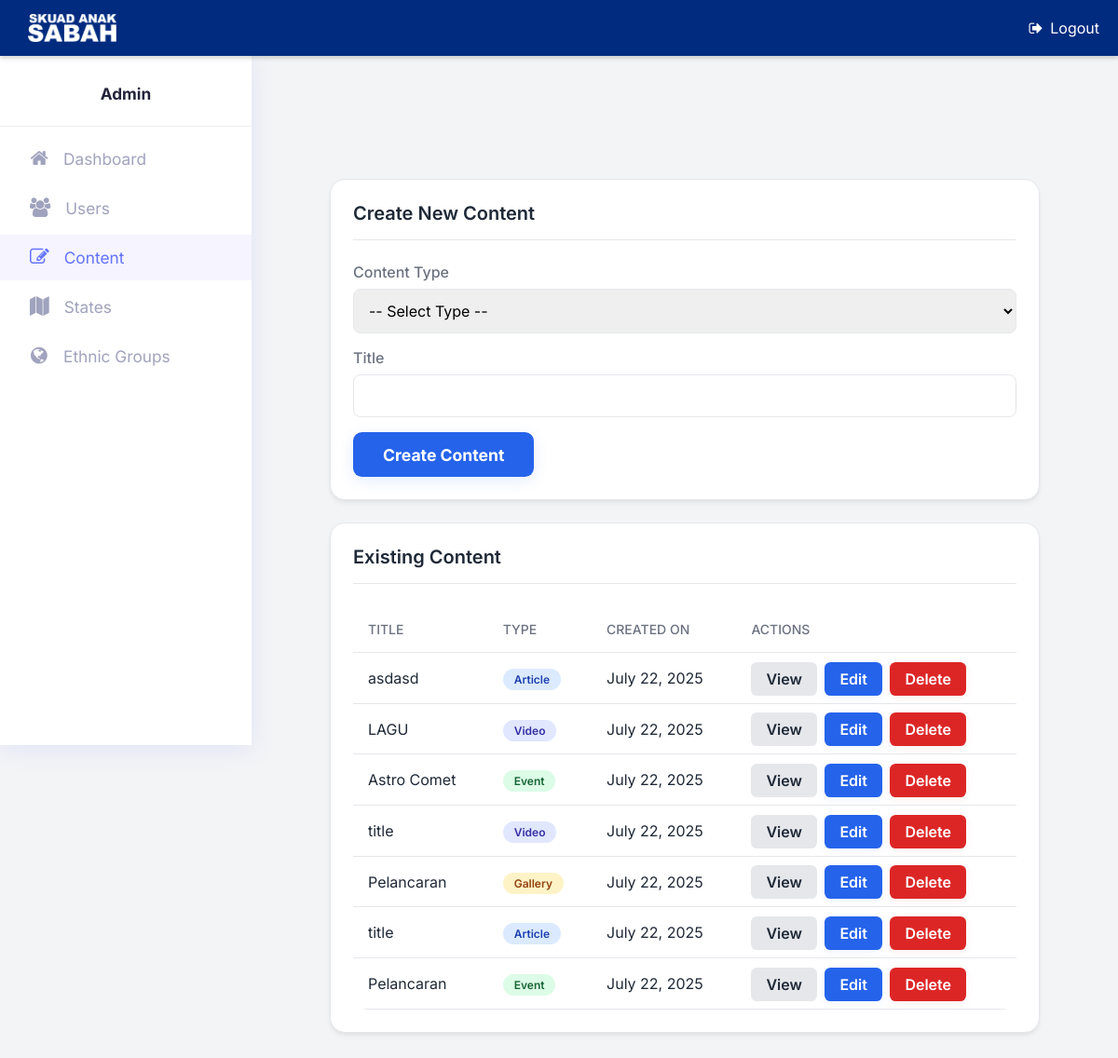
Screenshot of /admin/content_dashboard.php (signed in) with the database file from the repository.
### tables this page shows
CREATE TABLE `content` (
  `id` int(11) NOT NULL,
  `content_type` enum('event','article','gallery','video') NOT NULL,
  `title` varchar(255) NOT NULL,
  `created_at` timestamp NOT NULL DEFAULT current_timestamp()
);

### php/content.php (called while the page is built, shortened)
<?php
class Content
{
    private $conn;
    public function __construct($db)
    {
        $this->conn = $db;
    }
    public function getAll($limit = 9, $offset = 0, $type = null)
    {
        $whereClause = '';
        $query = "
            SELECT
                c.id,
                c.content_type,
                c.title,
                c.created_at,
                a.body as article_body,
                e.event_date,
                e.banner_url,
                (SELECT image_src FROM gallery_images gi WHERE gi.gallery_id = g.id ORDER BY gi.sort_order ASC LIMIT 1) as gallery_thumbnail,
                v.embedded_src,
                (SELECT COUNT(*) FROM likes l WHERE l.content_id = c.id) as like_count,
                (SELECT COUNT(*) FROM comments co WHERE co.content_id = c.id) as comment_count
            FROM
                content c
            LEFT JOIN
                articles a ON c.id = a.content_id AND c.content_type = 'article'
            LEFT JOIN
                events e ON c.id = e.content_id AND c.content_type = 'event'
            LEFT JOIN
                galleries g ON c.id = g.content_id AND c.content_type = 'gallery'
            LEFT JOIN
                videos v ON c.id = v.content_id AND c.content_type = 'video'
            {$whereClause}
            ORDER BY
                c.created_at DESC
            LIMIT :limit OFFSET :offset
        ";
        $stmt = $this->conn->prepare($query);
        $stmt->bindParam(':limit', $limit, PDO::PARAM_INT);
        $stmt->bindParam(':offset', $offset, PDO::PARAM_INT);
        $stmt->execute();
        return $stmt->fetchAll(PDO::FETCH_ASSOC);
    }
}

### admin/content_dashboard.php (the view, shortened to what this page needs)
<?php
require_once '../php/admin_auth_check.php';
require_once '../php/content.php';
$database = new Database();
$db = $database->connect();
$content = new Content($db);
$allContent = $content->getAll();
include_once 'admin_header.php';
?>
<div class="dashboard-wrapper">
    <div class="card">
        <h2 class="card-title">Create New Content</h2>
        <form action="content_dashboard.php" method="POST" enctype="multipart/form-data">
            <div class="form-group">
                <label for="content_type">Content Type</label>
                <select name="content_type" id="content_type" class="form-control" required>
                    <option value="">-- Select Type --</option>
                </select>
            </div>
            <div class="form-group">
                <label for="title">Title</label>
                <input type="text" name="title" id="title" class="form-control" required>
            </div>
            <button type="submit" name="create_content" class="btn btn-primary" style="font-weight:700;padding:0.85rem 2rem;font-size:1.1rem;border-radius:0.6rem;box-shadow:0 4px 16px rgba(37,99,235,0.12);transition:background 0.2s;">Create Content</button>
        </form>
    </div>
    <div class="card">
        <h2 class="card-title">Existing Content</h2>
        <table>
            <thead>
                <tr>
                    <th>Title</th>
                    <th>Type</th>
                    <th>Created On</th>
                    <th>Actions</th>
                </tr>
            </thead>
            <tbody>
                <?php if (empty($allContent)): ?>
                    <tr>
                        <td colspan="4" style="text-align: center;">No content found.</td>
                    </tr>
                <?php else: ?>
                    <?php foreach ($allContent as $item): ?>
                        <tr id="content-row-<?php echo $item['id']; ?>">
                            <td><?php echo htmlspecialchars($item['title']); ?></td>
                            <td>
                                <span class="badge badge-<?php echo htmlspecialchars($item['content_type']); ?>">
                                    <?php echo htmlspecialchars($item['content_type']); ?>
                                </span>
                            </td>
                            <td><?php echo date('F j, Y', strtotime($item['created_at'])); ?></td>
                            <td>
                                <a href="../view.php?id=<?php echo $item['id']; ?>" target="_blank" class="btn btn-secondary" style="margin-right:4px;font-weight:600;padding:0.5rem 1rem;border-radius:0.4rem;">View</a>
                                <a href="edit_content.php?id=<?php echo $item['id']; ?>" class="btn btn-primary" style="margin-right:4px;font-weight:600;padding:0.5rem 1rem;border-radius:0.4rem;">Edit</a>
                                <a href="#" class="btn btn-danger" data-id="<?php echo $item['id']; ?>" style="font-weight:600;padding:0.5rem 1rem;border-radius:0.4rem;">Delete</a>
                            </td>
                        </tr>
                    <?php endforeach; ?>
                <?php endif; ?>
            </tbody>
        </table>
    </div>
</div>
<?php include_once 'admin_footer.php'; ?>

### admin/css/mkl_style.css (style rules this page uses)
:root { --font-primary: 'Inter', 'Quicksand', sans-serif; --sidebar-bg-light: #fff; --sidebar-bg-dark: #23243a; --sidebar-accent: #6373ff; --sidebar-text-light: #23243a; --sidebar-text-dark: #fff; --sidebar-icon-light: #a0a3bd; --sidebar-icon-dark: #a0a3bd; --sidebar-active-bg-light: #f5f4ff; --sidebar-active-bg-dark: #353657; --sidebar-active-text: var(--sidebar-accent); --sidebar-border-radius: 18px; }
* { font-family: var(--font-primary); box-sizing: border-box; vertical-align: middle; }
body { background: #e6e5eb; }

### admin/content_dashboard.php (style rules this page uses)
:root { --bg-color: #f3f4f6; --card-bg-color: #ffffff; --text-color: #1f2937; --subtle-text-color: #6b7280; --border-color: #e5e7eb; --primary-color: #2563eb; --primary-hover-color: #1d4ed8; --danger-color: #dc2626; --danger-hover-color: #b91c1c; --success-color: #16a34a; --error-color: #f87171; --shadow-color: rgba(0, 0, 0, 0.05); --font-family: 'Inter', sans-serif; }
body { font-family: var(--font-family); background-color: var(--bg-color); margin: 0; padding-top: 80px; }
.dashboard-wrapper { max-width: 1000px; margin: auto; padding: 2rem; }
.btn { padding: 0.65rem 1.25rem; border-radius: 0.5rem; text-decoration: none; font-weight: 600; transition: background-color 0.3s ease; border: none; cursor: pointer; }
.btn-danger { background-color: var(--danger-color); color: #ffffff; }
.btn-primary { background-color: var(--primary-color); color: #ffffff; }
.btn-secondary { background-color: var(--border-color); color: var(--text-color); }
.card { background-color: var(--card-bg-color); padding: 1.5rem; border-radius: 1rem; box-shadow: 0 4px 6px -1px var(--shadow-color), 0 2px 4px -1px var(--shadow-color); margin-bottom: 1.5rem; }
.card-title { font-size: 1.25rem; font-weight: 600; color: var(--text-color); margin-bottom: 1.5rem; border-bottom: 1px solid var(--border-color); padding-bottom: 1rem; }
.form-group { margin-bottom: 1rem; }
.form-group label { display: block; font-weight: 500; margin-bottom: 0.5rem; color: var(--subtle-text-color); }
.form-control { width: 100%; padding: 0.75rem; border: 1px solid var(--border-color); border-radius: 0.5rem; font-size: 1rem; }
table { width: 100%; border-collapse: collapse; }
th, td { text-align: left; padding: 1rem; border-bottom: 1px solid var(--border-color); }
th { color: var(--subtle-text-color); font-weight: 500; }
td { color: var(--text-color); }
.badge { padding: 0.25rem 0.75rem; border-radius: 999px; font-size: 0.75rem; font-weight: 600; text-transform: capitalize; }
.badge-article { background-color: #dbeafe; color: #1e40af; }
.badge-event { background-color: #dcfce7; color: #166534; }
.badge-gallery { background-color: #fef3c7; color: #92400e; }
.badge-video { background-color: #e0e7ff; color: #3730a3; }

### rows the page displays
content: title "asdasd", content_type "Article", created_at "July 22, 2025"
content: title "LAGU", content_type "Video", created_at "July 22, 2025"
content: title "Astro Comet", content_type "Event", created_at "July 22, 2025"
content: title "title", content_type "Video", created_at "July 22, 2025"
content: title "Pelancaran", content_type "Gallery", created_at "July 22, 2025"
content: title "title", content_type "Article", created_at "July 22, 2025"
content: title "Pelancaran", content_type "Event", created_at "July 22, 2025"

### other values shown
$item[2] "Dashboard"
$item[2] "Users"
$item[2] "Content"
$item[2] "States"
$item[2] "Ethnic Groups"
